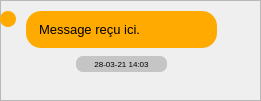
   <widget class="QFrame" name="frame">
    <property name="geometry">
     <rect>
      <x>210</x>
      <y>490</y>
      <width>261</width>
      <height>101</height>
     </rect>
    </property>
    <property name="frameShape">
     <enum>QFrame::StyledPanel</enum>
    </property>
    <property name="frameShadow">
     <enum>QFrame::Raised</enum>
    </property>
    <widget class="QWidget" name="">
     <property name="geometry">
      <rect>
       <x>0</x>
       <y>11</y>
       <width>217</width>
       <height>63</height>
      </rect>
     </property>
     <layout class="QHBoxLayout" name="horizontalLayout_3">
      <item>
       <layout class="QVBoxLayout" name="verticalLayout">
        <item>
         <widget class="QFrame" name="l_bubble_2">
          <property name="minimumSize">
           <size>
            <width>16</width>
            <height>16</height>
           </size>
          </property>
          <property name="maximumSize">
           <size>
            <width>16</width>
            <height>16</height>
           </size>
          </property>
          <property name="styleSheet">
           <string notr="true">background-color: rgb(255, 170, 0);
border-radius:8px;
</string>
          </property>
          <property name="frameShape">
           <enum>QFrame::StyledPanel</enum>
          </property>
          <property name="frameShadow">
           <enum>QFrame::Raised</enum>
          </property>
         </widget>
        </item>
        <item>
         <spacer name="verticalSpacer">
          <property name="orientation">
           <enum>Qt::Vertical</enum>
          </property>
          <property name="sizeHint" stdset="0">
           <size>
            <width>20</width>
            <height>28</height>
           </size>
          </property>
         </spacer>
        </item>
       </layout>
      </item>
      <item>
       <layout class="QVBoxLayout" name="verticalLayout_2">
        <item>
         <widget class="QLabel" name="left_bubble_2">
          <property name="styleSheet">
           <string notr="true">QLabel{
	border-radius:15px;
	color: rgb(0, 0, 0);
	background-color: rgb(255, 170, 0);
	padding-left:10px;	
	padding-right:10px;
	padding-top:5px;
	padding-bottom:5px;
}</string>
          </property>
          <property name="text">
           <string>&lt;p&gt;&lt;span style=&quot; font-size:10pt;&quot;&gt;Message reçu ici.&lt;/span&gt;&lt;/p&gt;</string>
          </property>
         </widget>
        </item>
        <item>
         <layout class="QHBoxLayout" name="horizontalLayout_2">
          <item>
           <spacer name="horizontalSpacer">
            <property name="orientation">
             <enum>Qt::Horizontal</enum>
            </property>
            <property name="sizeHint" stdset="0">
             <size>
              <width>40</width>
              <height>20</height>
             </size>
            </property>
           </spacer>
          </item>
          <item>
           <widget class="QLabel" name="left_time_2">
            <property name="minimumSize">
             <size>
              <width>91</width>
              <height>16</height>
             </size>
            </property>
            <property name="maximumSize">
             <size>
              <width>91</width>
              <height>16</height>
             </size>
            </property>
            <property name="styleSheet">
             <string notr="true">QLabel{
	border-radius:7px;
	color:#000000;
	background-color: rgb(197, 197, 197);

}</string>
            </property>
            <property name="text">
             <string>&lt;p align=&quot;center&quot;&gt;&lt;span style=&quot; font-size:6pt;&quot;&gt;28-03-21 14:03&lt;/span&gt;&lt;/p&gt;</string>
            </property>
           </widget>
          </item>
          <item>
           <spacer name="horizontalSpacer_2">
            <property name="orientation">
             <enum>Qt::Horizontal</enum>
            </property>
            <property name="sizeHint" stdset="0">
             <size>
              <width>40</width>
              <height>20</height>
             </size>
            </property>
           </spacer>
          </item>
         </layout>
        </item>
       </layout>
      </item>
     </layout>
    </widget>
   </widget>
